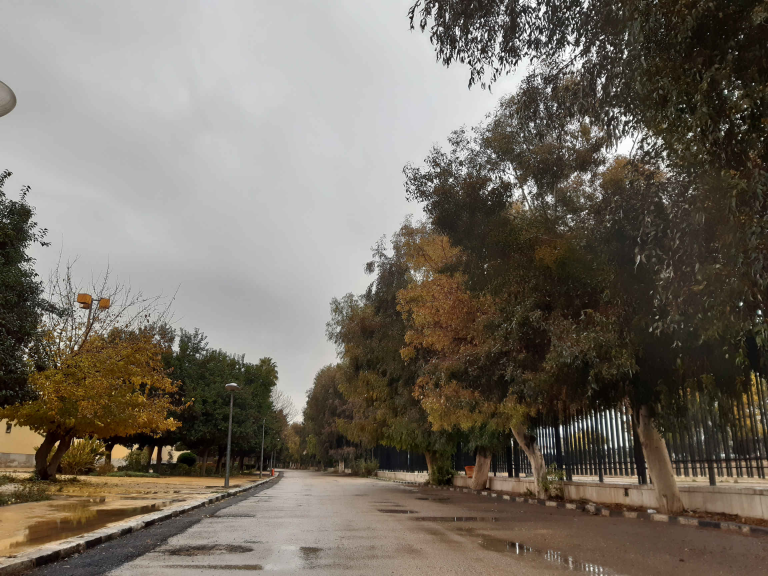
#> input picture images/uni-1.jpg, 2304 x 1728 px (shown at 1/3 size)
$ jupyter execute rami.ipynb
#> lines starting #> are read from the running program, lines starting #| are printed output that depends on the picture
[cell 1]
import cv2 as cv

import numpy as np
import pandas as pd

import matplotlib.pyplot as plt
import matplotlib.collections as mc
import matplotlib.patches as mp

from copy import deepcopy
from dataclasses import dataclass
from enum import Enum
from functools import total_ordering
from numpy.random import default_rng
from queue import Queue, PriorityQueue

from typing import *
from numpy.typing import NDArray

rng = default_rng(5843)

## Utilities

[cell 2]
def fix_color(src: NDArray) -> NDArray:
    return cv.cvtColor(src, cv.COLOR_BGR2RGB)

[cell 3]
def plot_image(
        img: NDArray, cmap: str | None = None, *,
        title: str | None = None, format: int = cv.COLOR_BGR2RGB
    ):

    ax: plt.Axes
    _, ax = plt.subplots(dpi=140)

    ax.set(xticks=[], yticks=[])

    if title is not None:
        ax.set_title(title)

    if cmap is None:
        ax.imshow(cv.cvtColor(img, format))
    else:
        ax.imshow(img, cmap, vmin=0, vmax=255)

[cell 4]
def plot_images(images: Sequence[tuple[str, NDArray] | None], columns: int = 3, *,
                cmap: str | None = None, title: str | None = None, format = cv.COLOR_BGR2RGB,
                cell_size: tuple[float, float]=(4., 3.), dpi=120) -> None:

    images = list(images)
    rows = (len(images) + columns) // columns
    fig, axs = plt.subplots(rows, columns, figsize=(columns * cell_size[0], rows * cell_size[1]),
                            layout='constrained', dpi=dpi)

    if title is not None:
        fig.suptitle(title)

    ax: plt.Axes
    for ax in axs.flat:
        ax.set_visible(False)

    for i, entry in enumerate(images):
        if entry is None: continue
        subtitle, img = entry

        ax: plt.Axes = axs.flat[i]
        ax.set(xticks=[], yticks=[], title=subtitle, visible=True)
        if img.shape.count == 2:
            ax.imshow(img, cmap=cmap, vmin=0, vmax=255)
        else:
            ax.imshow(cv.cvtColor(img, format))

# Split, Shuffle and Merge

[cell 5]
image_name = 'uni-1.jpg'
image = cv.imread('../images/' + image_name)
#> image is the input picture: shape (1728, 2304, 3); mean B, G, R 98.9, 109.5, 117.2
plot_image(image, title=image_name)

[cell 6]
def split_grid(img: NDArray, rows = 2, columns = 2, *, name: str | None = None) -> tuple[NDArray, NDArray]:
    cell_height, cell_width = img.shape[0] // rows, img.shape[1] // columns
    img = cv.resize(img, (cell_width * columns, cell_height * rows), interpolation=cv.INTER_LINEAR)

    rows_steps = np.arange(0, rows + 1, dtype=np.uint) * cell_height
    columns_steps = np.arange(0, columns + 1, dtype=np.uint) * cell_width

    cells = np.empty((rows, columns), dtype=object)
    for i in range(rows):
        for j in range(columns):
            cells[i, j] = img[
                rows_steps[i]:rows_steps[i+1],
                columns_steps[j]:columns_steps[j+1],
            ]

    prefix = '' if name is None else f'{name} • '
    cells_coords = np.stack(np.meshgrid(np.arange(columns), np.arange(rows)))
    cells_names = np.apply_along_axis(
        lambda x: f'{prefix}({x[1]:3d}, {x[0]:3d})',
        0, cells_coords)

    return cells, cells_names

cells, cells_names = split_grid(image, 2, 3, name=image_name)
cells.shape, cells_names.shape

[cell 7]
plot_images(zip(cells_names.flat, cells.flat), cells.shape[1], cell_size=(4., 4.5), dpi=80)

[cell 8]
def shuffle_grid(cells: NDArray) -> NDArray:
    cells_shuffled = cells.flatten()
    rng.shuffle(cells_shuffled)
    return cells_shuffled.reshape(cells.shape)

cells_shuffled = shuffle_grid(cells)

plot_images(
    zip(cells_names.flat, cells_shuffled.flat), cells_shuffled.shape[1],
    title='After shuffling', cell_size=(4., 4.5), dpi=80,
)

[cell 9]
def merge_grid(cells: NDArray) -> NDArray:
    return np.concatenate(list(map(lambda x: np.concatenate(x, 1), cells)))

image_shuffled = merge_grid(cells_shuffled)
#> in merge_grid, `return np.concatenate(list(map(lambda x: np.concatenate(x, 1), cells)))`:
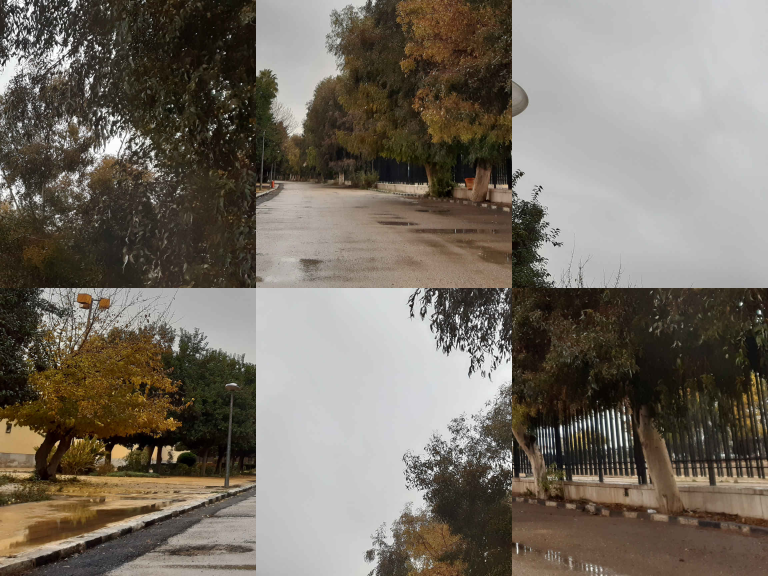
#> returned value: shape (1728, 2304, 3) (shown at 1/3 size); mean of channels 0, 1, 2 98.9, 109.5, 117.2; drawn as B, G, R
plot_image(image_shuffled, title=f'"{image_name}" after split, shuffle and merge')

[cell 10]
cv.imwrite('out/uni-1-shuffled.jpg', image_shuffled)
#> Out = True

# Coherence Heuristic

We'll use the `Lab` color space because it's the closest to the human eye.

[cell 11]
def climb_down(img, depth = 1):
    return climb_down(cv.pyrDown(img), depth-1) if depth > 0 else img

[cell 12]
def climb_down_grid(cells: NDArray, depth=1) -> NDArray:
    result = np.empty_like(cells)

    for i in range(cells.shape[0]):
        for j in range(cells.shape[1]):
            result[i, j] = climb_down(cells[i, j], depth)

    return result

[cell 13]
cells, cells_names = split_grid(cv.cvtColor(image, cv.COLOR_BGR2Lab), 2, 3)
#> call 2 of split_grid, with rows = 2, columns = 3
#> in split_grid (call 2), `img = cv.resize(img, (cell_width * columns, cell_height * rows), inter..`:
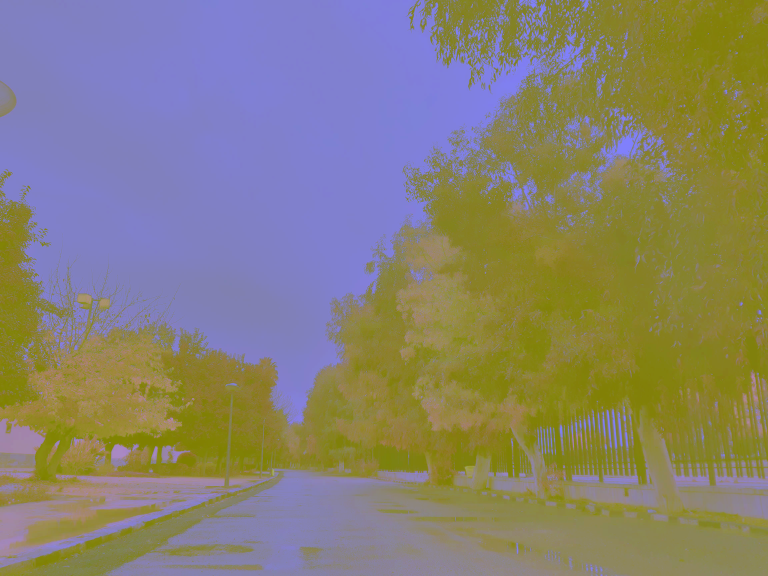
#> img: shape (1728, 2304, 3) (shown at 1/3 size); mean B, G, R 115, 129.6, 135.4
cells = climb_down_grid(cells, 3)
plot_images(zip(cells_names.flat, cells.flat), cells.shape[1], format=cv.COLOR_Lab2RGB, cell_size=(4, 4.5), dpi=80)

[cell 14]
plot_images([
    ('Target Cell', cells[1, 1]),
    ('Actual Neighbor', cells[1, 2]),
], format=cv.COLOR_Lab2RGB, cell_size=(4, 4.5))
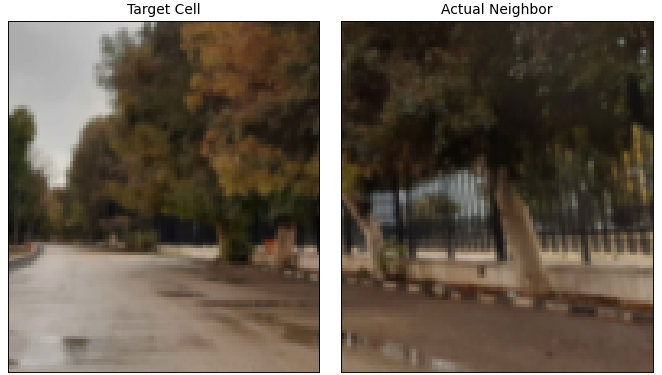
#> figure drawn by matplotlib, 2 panels

[cell 15]
class Direction(Enum):
    UP = 0,
    DOWN = 1,
    LEFT = 2,
    RIGHT = 3,

[cell 16]
directions: list[Direction] = [Direction.UP, Direction.DOWN, Direction.LEFT, Direction.RIGHT]

[cell 17]
directions_edges: dict[Direction, tuple[slice | int, slice | int]] = {
    Direction.UP: (0, slice(None)),
    Direction.DOWN: (-1, slice(None)),
    Direction.LEFT: (slice(None), 0),
    Direction.RIGHT: (slice(None), -1),
}

def get_edge(img: NDArray, dir: Direction) -> NDArray:
    return img[directions_edges[dir]]

np.sum(get_edge(cells[0, 0], Direction.UP) - cells[0, 0][0, :]) == 0
#> Out = True

[cell 18]
directions_opposites: dict[Direction, Direction] = {
    Direction.UP: Direction.DOWN,
    Direction.DOWN: Direction.UP,
    Direction.LEFT: Direction.RIGHT,
    Direction.RIGHT: Direction.LEFT,
}

directions_opposites[Direction.LEFT]

[cell 19]
def euclidean_distance(a: NDArray, b: NDArray) -> NDArray:
    return np.sqrt(np.sum(np.square(a - b), -1))

def compute_edges_coherence(base: NDArray, neighbor: NDArray, dir: Direction) -> float:
    base_edge, neighbor_edge = get_edge(base, dir), get_edge(neighbor, directions_opposites[dir])
    return np.average(euclidean_distance(base_edge, neighbor_edge), -1)

compute_edges_coherence(cells[1, 1], cells[1, 2], Direction.RIGHT)
#> in compute_edges_coherence, `base_edge, neighbor_edge = get_edge(base, dir), get_edge(neighbor, dir..`: base_edge = 108 rows, first 8: [47, 131, 142], [44, 131, 142], [35, 132, 140], [34, 131, 139], [39, 131, 140], [37, 131, 140], [39, 129, 140], [48, 128, 140]; neighbor_edge = 108 rows, first 8: [58, 133, 143], [49, 132, 142], [40, 132, 140], [48, 131, 140], [51, 131, 140], [51, 129, 140], [46, 130, 141], [44, 129, 141]
#> in compute_edges_coherence, `base_edge, neighbor_edge = get_edge(base, dir), get_edge(neighbor, dir..`:
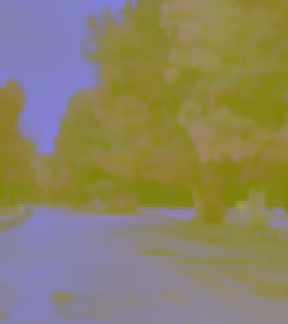
#> base: shape (108, 96, 3) (shown 3 times larger); mean of channels 0, 1, 2 100.3, 130.7, 139.1; drawn as B, G, R
#> Out = 7.65

[cell 20]
def plot_edges_scores(cells: NDArray, target: NDArray, dir: Direction, *, columns=3, title: str | None = None) -> None:
    scores = [(compute_edges_coherence(target, cell, dir), cell) for cell in cells.flat]
    scores = sorted(scores, key=lambda i: i[0])

    plot_images(
        map(lambda i: (f'$dist={i[0]:.2f}$', i[1]), scores), columns,
        title=title, cell_size=(4., 4.5), dpi=80,
        format=cv.COLOR_Lab2RGB,
    )

plot_edges_scores(cells, cells[1, 1], Direction.RIGHT, title='Edge Distances for cells[1, 1] with dir=RIGHT')
#> in compute_edges_coherence (call 2), `base_edge, neighbor_edge = get_edge(base, dir), get_edge(neighbor, dir..`: neighbor_edge = 108 rows, first 8: [190, 128, 128], [192, 128, 128], [193, 128, 128], [192, 128, 128], [192, 128, 128], [193, 128, 128], [193, 128, 128], [193, 128, 128]
#> in compute_edges_coherence (call 3), `base_edge, neighbor_edge = get_edge(base, dir), get_edge(neighbor, dir..`: neighbor_edge = 108 rows, first 8: [208, 128, 128], [208, 128, 128], [208, 128, 128], [208, 128, 128], [210, 128, 128], [211, 128, 128], [211, 128, 128], [211, 128, 128]
#> in compute_edges_coherence (call 4), `base_edge, neighbor_edge = get_edge(base, dir), get_edge(neighbor, dir..`: neighbor_edge = 108 rows, first 8: [59, 129, 131], [62, 129, 131], [66, 129, 131], [51, 129, 131], [43, 129, 131], [48, 129, 131], [48, 130, 131], [40, 130, 131]
#> in compute_edges_coherence (call 5), `base_edge, neighbor_edge = get_edge(base, dir), get_edge(neighbor, dir..`: neighbor_edge = 108 rows, first 8: [31, 125, 135], [27, 127, 135], [34, 128, 134], [45, 127, 138], [37, 126, 138], [39, 125, 137], [23, 127, 135], [26, 129, 134]
#> in compute_edges_coherence (call 5), `base_edge, neighbor_edge = get_edge(base, dir), get_edge(neighbor, dir..`:
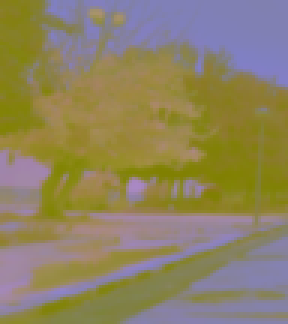
#> neighbor: shape (108, 96, 3) (shown 3 times larger); mean of channels 0, 1, 2 96.4, 130.9, 142.2; drawn as B, G, R
#> in compute_edges_coherence (call 6), `base_edge, neighbor_edge = get_edge(base, dir), get_edge(neighbor, dir..`: neighbor_edge = 108 rows, first 8: [180, 128, 128], [179, 128, 128], [179, 128, 128], [179, 128, 128], [179, 128, 128], [179, 128, 128], [179, 128, 128], [179, 128, 128]
#> in compute_edges_coherence (call 7), `base_edge, neighbor_edge = get_edge(base, dir), get_edge(neighbor, dir..`: neighbor_edge = 108 rows, first 8: [58, 133, 143], [49, 132, 142], [40, 132, 140], [48, 131, 140], [51, 131, 140], [51, 129, 140], [46, 130, 141], [44, 129, 141]
#> in plot_edges_scores, `scores = [(compute_edges_coherence(target, cell, dir), cell) for cell ..`: scores = 6 items
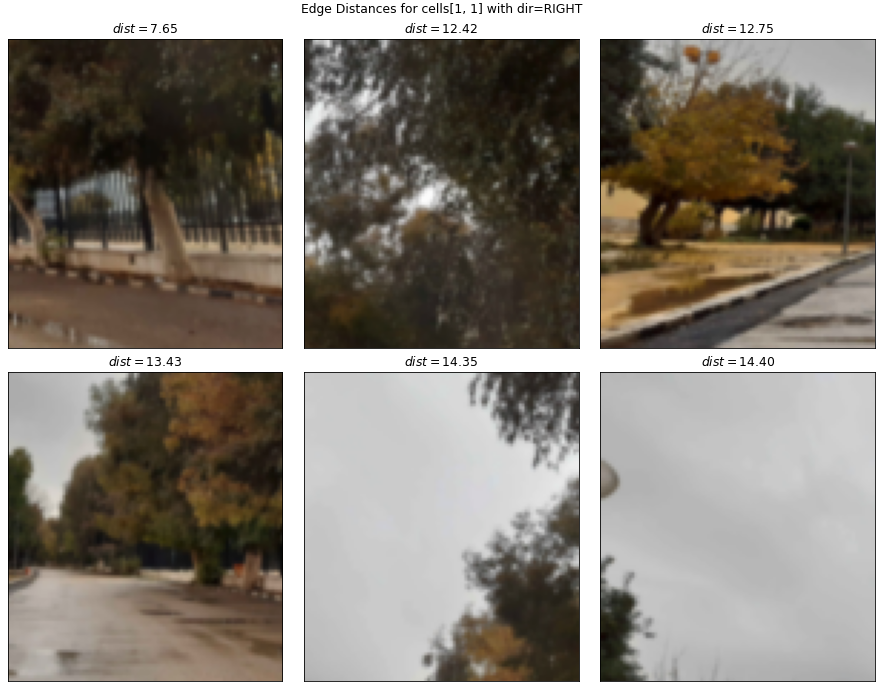
#> figure drawn by matplotlib, 6 panels

## Experimentation

[cell 21]
cells, cells_names = split_grid(cv.cvtColor(image, cv.COLOR_BGR2Lab), 4, 6)
cells = climb_down_grid(cells, 3)
plot_images(zip(cells_names.flat, cells.flat), cells.shape[1], format=cv.COLOR_Lab2RGB, cell_size=(4, 4.5), dpi=80)
#> after the loop in plot_images (call 6), `for i, entry in enumerate(images):`:
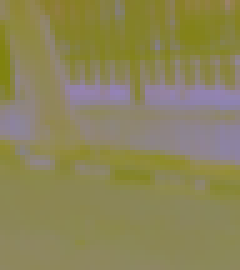
#> img: shape (54, 48, 3) (shown 5 times larger); mean of channels 0, 1, 2 88.9, 133, 139.9; drawn as B, G, R
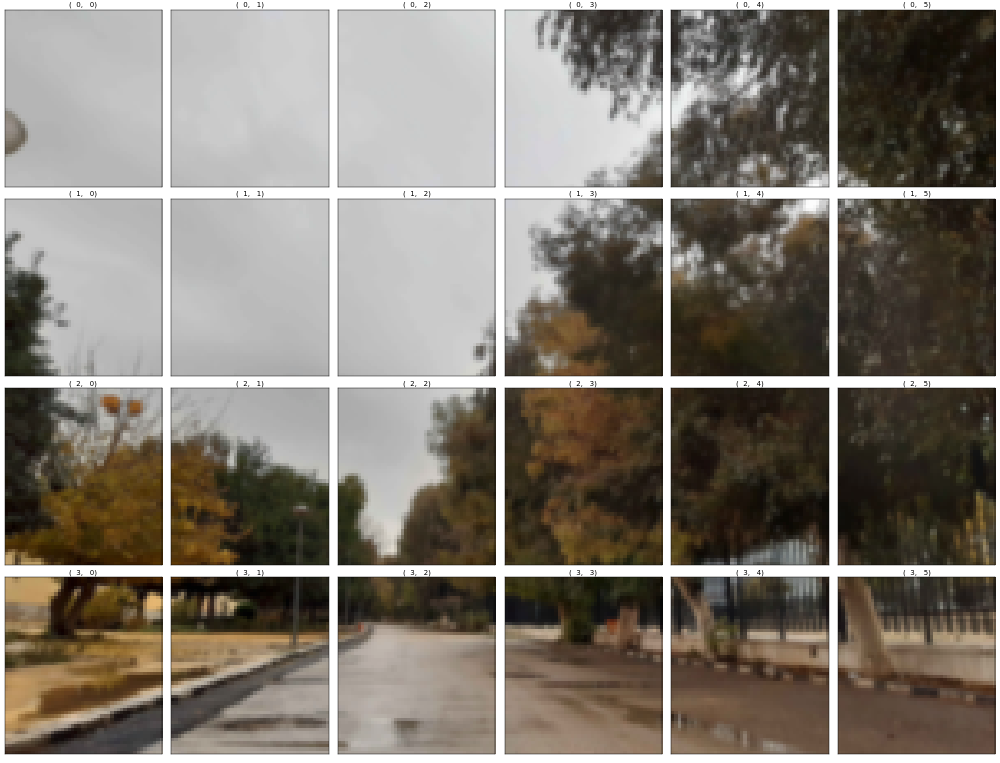
#> figure drawn by matplotlib, 24 panels

[cell 22]
plot_edges_scores(cells, cells[0, 1], Direction.LEFT, columns=6)
#> in compute_edges_coherence (call 8), `base_edge, neighbor_edge = get_edge(base, dir), get_edge(neighbor, dir..`: base_edge = 54 rows, first 8: [199, 128, 128], [199, 128, 128], [199, 128, 128], [199, 128, 128], [199, 128, 128], [199, 128, 128], [199, 128, 128], [199, 128, 128]; neighbor_edge has the same summary as base_edge
#> in compute_edges_coherence (call 9), `base_edge, neighbor_edge = get_edge(base, dir), get_edge(neighbor, dir..`: neighbor_edge = 54 rows, first 8: [209, 128, 128], [209, 128, 128], [210, 128, 128], [210, 128, 128], [209, 128, 128], [210, 128, 128], [211, 128, 128], [211, 128, 128]
#> in compute_edges_coherence (call 10), `base_edge, neighbor_edge = get_edge(base, dir), get_edge(neighbor, dir..`: neighbor_edge = 54 rows, first 8: [221, 127, 128], [221, 127, 128], [220, 128, 128], [220, 128, 128], [221, 127, 128], [221, 127, 128], [221, 126, 128], [221, 126, 128]
#> in compute_edges_coherence (call 11), `base_edge, neighbor_edge = get_edge(base, dir), get_edge(neighbor, dir..`: neighbor_edge = 54 rows, first 8: [83, 127, 130], [76, 128, 130], [67, 129, 131], [67, 129, 131], [67, 129, 130], [59, 129, 130], [72, 129, 129], [103, 128, 129]
#> in compute_edges_coherence (call 12), `base_edge, neighbor_edge = get_edge(base, dir), get_edge(neighbor, dir..`: neighbor_edge = 54 rows, first 8: [53, 129, 138], [55, 128, 138], [48, 127, 137], [37, 127, 137], [40, 128, 138], [51, 129, 138], [60, 128, 137], [55, 128, 136]
#> in compute_edges_coherence (call 13), `base_edge, neighbor_edge = get_edge(base, dir), get_edge(neighbor, dir..`: neighbor_edge = 54 rows, first 8: [44, 130, 139], [37, 129, 139], [38, 128, 140], [37, 128, 140], [40, 128, 140], [60, 128, 140], [57, 127, 139], [34, 127, 136]
#> in compute_edges_coherence (call 14), `base_edge, neighbor_edge = get_edge(base, dir), get_edge(neighbor, dir..`: neighbor_edge = 54 rows, first 8: [190, 128, 128], [190, 128, 128], [190, 128, 128], [189, 128, 128], [188, 128, 128], [189, 128, 128], [189, 128, 128], [189, 128, 128]
#> in compute_edges_coherence (call 15), `base_edge, neighbor_edge = get_edge(base, dir), get_edge(neighbor, dir..`: neighbor_edge = 54 rows, first 8: [204, 128, 128], [204, 128, 128], [204, 128, 128], [204, 128, 128], [203, 128, 128], [203, 128, 128], [204, 128, 128], [203, 128, 128]
#> in compute_edges_coherence (call 16), `base_edge, neighbor_edge = get_edge(base, dir), get_edge(neighbor, dir..`: neighbor_edge = 54 rows, first 8: [213, 128, 128], [213, 128, 128], [213, 128, 128], [213, 128, 128], [212, 128, 128], [211, 128, 128], [211, 128, 128], [211, 128, 128]
#> in compute_edges_coherence (call 17), `base_edge, neighbor_edge = get_edge(base, dir), get_edge(neighbor, dir..`: neighbor_edge = 54 rows, first 8: [67, 129, 137], [64, 129, 137], [58, 128, 138], [54, 127, 136], [60, 128, 134], [66, 128, 134], [81, 128, 133], [138, 128, 130]
#> in compute_edges_coherence (call 18), `base_edge, neighbor_edge = get_edge(base, dir), get_edge(neighbor, dir..`: neighbor_edge = 54 rows, first 8: [217, 128, 128], [198, 128, 129], [168, 128, 129], [172, 128, 129], [155, 129, 130], [140, 130, 132], [100, 130, 135], [85, 130, 138]
#> in compute_edges_coherence (call 19), `base_edge, neighbor_edge = get_edge(base, dir), get_edge(neighbor, dir..`: neighbor_edge = 54 rows, first 8: [20, 130, 133], [20, 130, 134], [20, 130, 135], [19, 130, 134], [16, 129, 133], [13, 129, 132], [15, 129, 133], [31, 130, 133]
#> in compute_edges_coherence (call 20), `base_edge, neighbor_edge = get_edge(base, dir), get_edge(neighbor, dir..`: neighbor_edge = 54 rows, first 8: [182, 128, 128], [181, 128, 128], [179, 128, 128], [180, 128, 128], [179, 128, 128], [177, 128, 128], [176, 128, 128], [167, 127, 130]
#> in compute_edges_coherence (call 21), `base_edge, neighbor_edge = get_edge(base, dir), get_edge(neighbor, dir..`: neighbor_edge = 54 rows, first 8: [180, 128, 128], [179, 128, 128], [179, 128, 128], [179, 128, 128], [179, 128, 128], [179, 128, 128], [179, 128, 128], [179, 128, 128]
#> in compute_edges_coherence (call 22), `base_edge, neighbor_edge = get_edge(base, dir), get_edge(neighbor, dir..`: neighbor_edge = 54 rows, first 8: [66, 128, 134], [67, 127, 135], [69, 128, 135], [62, 129, 136], [50, 128, 138], [42, 129, 137], [40, 130, 135], [40, 130, 135]
#> in compute_edges_coherence (call 23), `base_edge, neighbor_edge = get_edge(base, dir), get_edge(neighbor, dir..`: neighbor_edge = 54 rows, first 8: [47, 131, 142], [44, 131, 142], [35, 132, 140], [34, 131, 139], [39, 131, 140], [37, 131, 140], [39, 129, 140], [48, 128, 140]
#> in compute_edges_coherence (call 24), `base_edge, neighbor_edge = get_edge(base, dir), get_edge(neighbor, dir..`: neighbor_edge = 54 rows, first 8: [37, 129, 135], [37, 129, 135], [39, 129, 135], [38, 129, 135], [36, 129, 135], [36, 129, 135], [35, 128, 135], [35, 128, 135]
#> in compute_edges_coherence (call 24), `base_edge, neighbor_edge = get_edge(base, dir), get_edge(neighbor, dir..`:
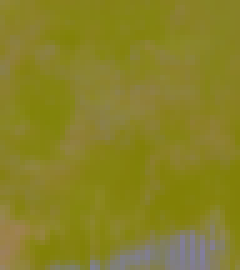
#> neighbor: shape (54, 48, 3) (shown 5 times larger); mean of channels 0, 1, 2 38.9, 129.8, 136.5; drawn as B, G, R
#> in compute_edges_coherence (call 25), `base_edge, neighbor_edge = get_edge(base, dir), get_edge(neighbor, dir..`: neighbor_edge = 54 rows, first 8: [31, 130, 137], [29, 130, 137], [26, 131, 136], [26, 131, 135], [27, 131, 135], [29, 132, 135], [30, 134, 134], [35, 134, 134]
#> in compute_edges_coherence (call 25), `base_edge, neighbor_edge = get_edge(base, dir), get_edge(neighbor, dir..`:
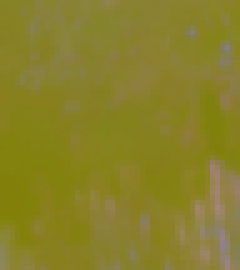
#> neighbor: shape (54, 48, 3) (shown 5 times larger); mean of channels 0, 1, 2 41.4, 128.6, 136.7; drawn as B, G, R
#> in compute_edges_coherence (call 26), `base_edge, neighbor_edge = get_edge(base, dir), get_edge(neighbor, dir..`: neighbor_edge = 54 rows, first 8: [49, 142, 154], [41, 140, 149], [17, 134, 136], [4, 131, 130], [8, 131, 131], [44, 131, 139], [143, 133, 157], [193, 134, 166]
#> (the rest of the program and of its run is left out)
